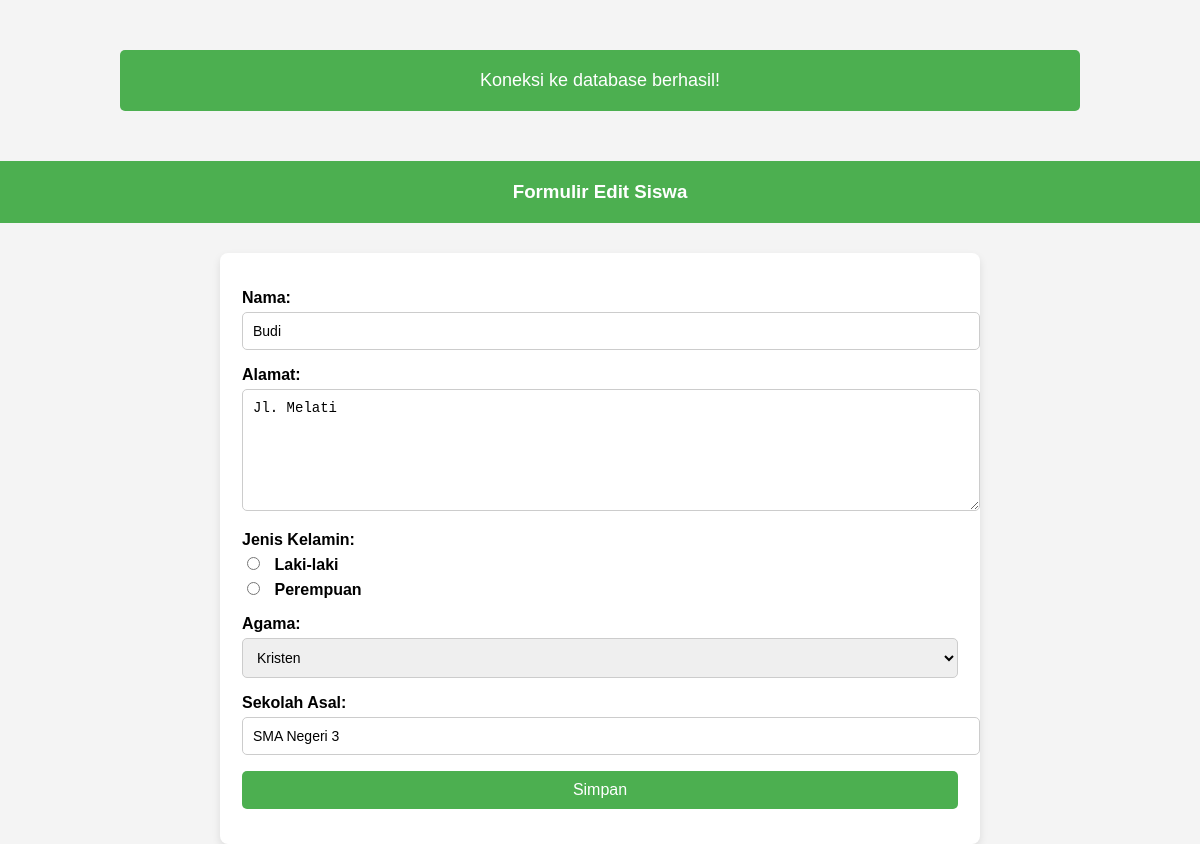
Page /form-edit.php?id=3 on the committed database.
### tables this page shows
CREATE TABLE `calon_siswa` (
    `id` INT NOT NULL AUTO_INCREMENT,
    `nama` VARCHAR(64) NOT NULL,
    `alamat` VARCHAR(255) NOT NULL,
    `jenis_kelamin` VARCHAR(16) NOT NULL,
    `agama` VARCHAR(16) NOT NULL,
    `sekolah_asal` VARCHAR(64) NOT NULL,
    `id_pegawai` INT NOT NULL,
    PRIMARY KEY (`id`),
    FOREIGN KEY (`id_pegawai`) REFERENCES `pegawai`(`id_pegawai`)
    ON DELETE CASCADE ON UPDATE CASCADE
);

### form-edit.php (the view, shortened to what this page needs)
<?php
include("config.php");
$id = $_GET['id'];
$sql = "SELECT * FROM calon_siswa WHERE id=$id";
$query = mysqli_query($db, $sql);
$siswa = mysqli_fetch_assoc($query);
?>
<!DOCTYPE html>
<html lang="id">
<head>
</head>
<body>
<header>
    <h3>Formulir Edit Siswa</h3>
</header>
<form action="proses-edit.php" method="POST">
    <fieldset>
        <p>
            <label for="nama">Nama:</label>
            <input type="text" name="nama" placeholder="Nama lengkap" value="<?php echo $siswa['nama'] ?>" required />
        </p>
        <p>
            <label for="alamat">Alamat:</label>
            <textarea name="alamat" placeholder="Alamat lengkap" required><?php echo $siswa['alamat'] ?></textarea>
        </p>
        <p>
            <label for="jenis_kelamin">Jenis Kelamin:</label>
            <?php $jk = $siswa['jenis_kelamin']; ?>
            <label><input type="radio" name="jenis_kelamin" value="laki-laki" <?php echo ($jk == 'laki-laki') ? "checked": "" ?>> Laki-laki</label>
            <label><input type="radio" name="jenis_kelamin" value="perempuan" <?php echo ($jk == 'perempuan') ? "checked": "" ?>> Perempuan</label>
        </p>
        <p>
            <label for="agama">Agama:</label>
            <?php $agama = $siswa['agama']; ?>
            <select name="agama" required>
                <option value="Kristen" <?php echo ($agama == 'Kristen') ? "selected": "" ?>>Kristen</option>
            </select>
        </p>
        <p>
            <label for="sekolah_asal">Sekolah Asal:</label>
            <input type="text" name="sekolah_asal" placeholder="Nama sekolah" value="<?php echo $siswa['sekolah_asal'] ?>" required />
        </p>
        <p>
            <input type="submit" value="Simpan" name="simpan" />
        </p>
    </fieldset>
</form>
</body>
</html>

### config.php (style rules this page uses)
body { font-family: Arial, sans-serif; background-color: #f4f4f4; margin: 0; padding: 0; }

### form-edit.php (style rules this page uses)
body { font-family: Arial, sans-serif; background-color: #f4f4f4; margin: 0; padding: 0; }
header { text-align: center; background-color: #4CAF50; color: white; padding: 20px; margin-bottom: 30px; }
h3 { margin: 0; }
form { width: 60%; margin: 0 auto; background-color: white; padding: 20px; border-radius: 8px; box-shadow: 0 4px 8px rgba(0, 0, 0, 0.1); }
fieldset { border: none; padding: 0; }
p { margin-bottom: 15px; }
label { font-weight: bold; display: block; margin-bottom: 5px; }
input[type="text"], textarea, select { width: 100%; padding: 10px; border: 1px solid #ccc; border-radius: 5px; font-size: 14px; }
input[type="radio"] { margin-right: 10px; }
input[type="submit"] { background-color: #4CAF50; color: white; border: none; padding: 10px 20px; font-size: 16px; border-radius: 5px; cursor: pointer; width: 100%; }
textarea { resize: vertical; height: 100px; }

### rows in the picture
calon_siswa: nama "Budi", alamat "Jl. Melati", jenis_kelamin "☐ Laki-laki", jenis_kelamin "☐ Perempuan", agama "Kristen", sekolah_asal "SMA Negeri 3"
